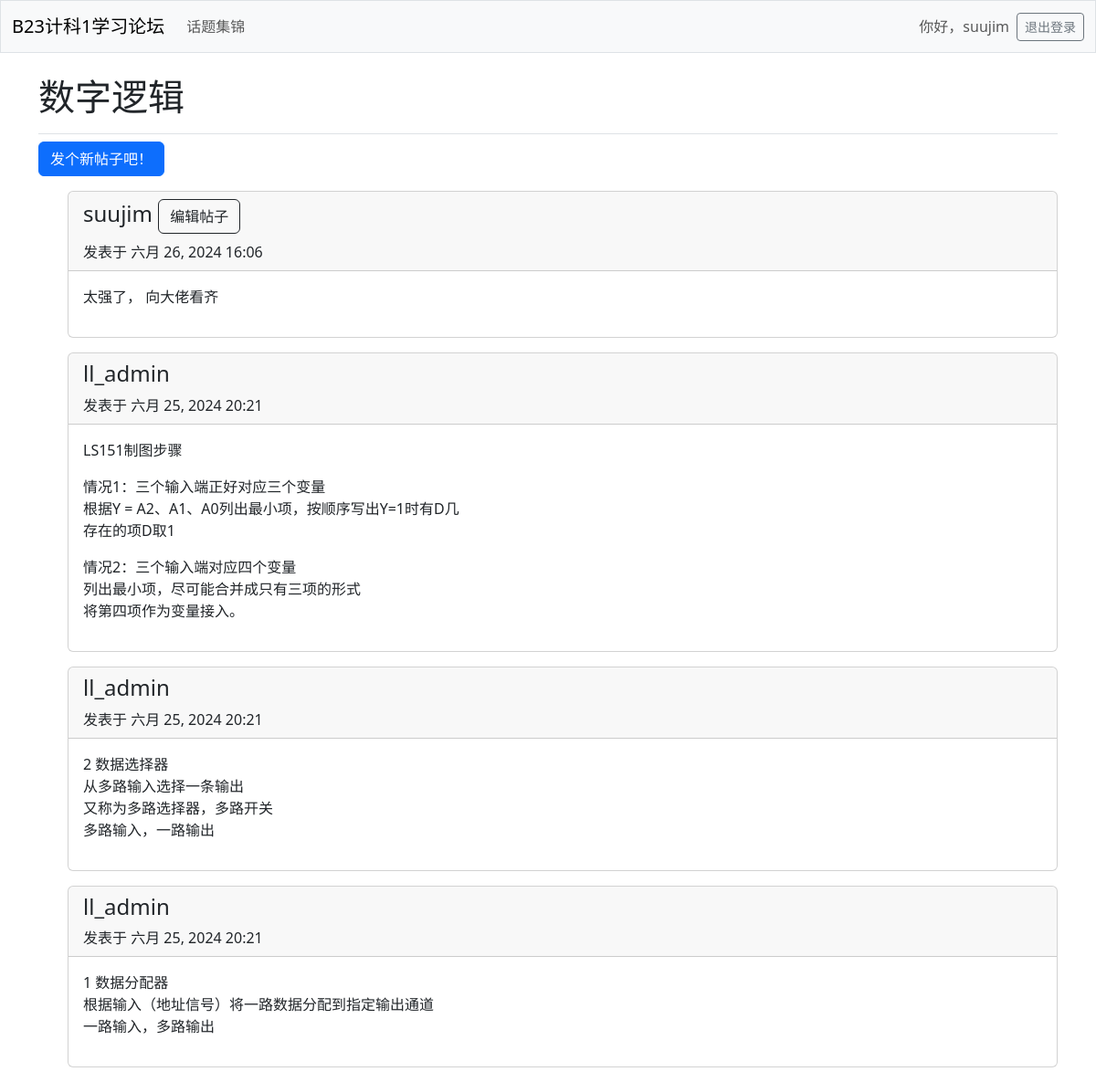
Before: /topic/5/ (signed in) with the older database file.
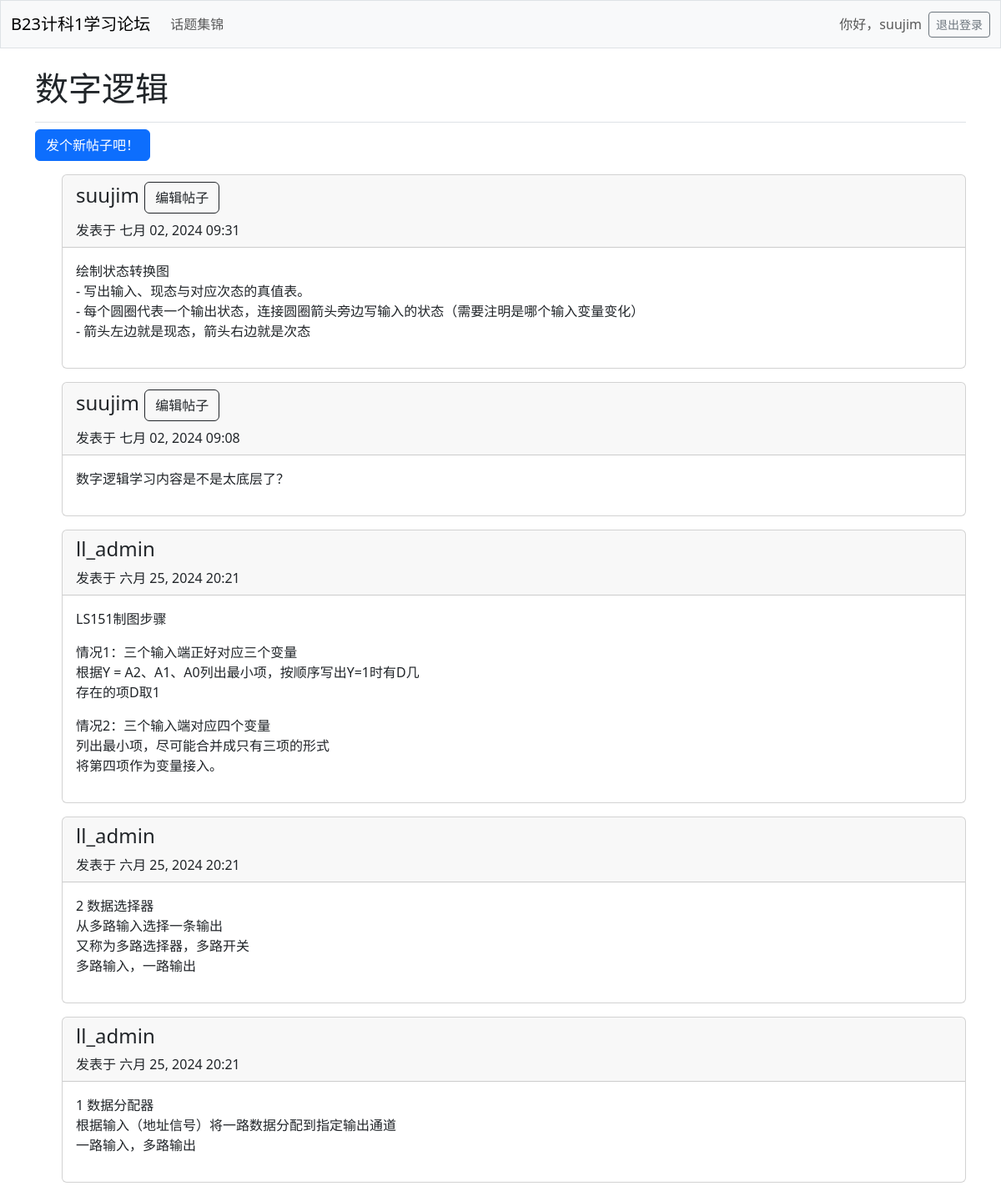
After: the same page with the newer database file.
### learning_logs/models.py (models this page shows, shortened)
class Entry(models.Model):
    topic = models.ForeignKey(Topic, on_delete=models.CASCADE)
    text = models.TextField()
    date_added = models.DateTimeField(auto_now_add=True)
    owner = models.ForeignKey(User, on_delete=models.CASCADE)
    class Meta: # 用于管理额外信息
        verbose_name_plural = 'entries' # 表示多个条目，默认会是Entry，不符合英语语法

### learning_logs/views.py (the view)
# urls.py: path('topic/<int:topic_id>/', views.topic, name='topic'),
@login_required
def topic(request, topic_id):
    topic = Topic.objects.get(id=topic_id) # 获取指定id的topic
    entries = topic.entry_set.order_by('-date_added') # 先展示新entry
    context = {'topic': topic, 'entries': entries}
    return render(request, 'learning_logs/topic.html', context)

### learning_logs/templates/learning_logs/topic.html
{% extends 'learning_logs/base.html' %}
{% block page_header %}
  <h1>{{ topic.text }}</h1>
{% endblock page_header %}
{% block content %}
  <p>
    <a class="btn btn-primary" href="{% url 'learning_logs:new_entry' topic.id %}">
      发个新帖子吧！
    </a>
  </p>
  <ul>
    {% for entry in entries %}
      <div class="card mb-3">
        <div class="card-header">
          <h4>
            {{ entry.owner }}
            {% if user == entry.owner %}
            <small>
              <a class="btn btn-outline-dark" href="{% url 'learning_logs:edit_entry' entry.id %}">
                编辑帖子
              </a>
            </small>
          {% endif %}
          </h4>
          发表于 {{ entry.date_added|date:'M d, Y H:i' }}
        </div>
        <div class="card-body">
          {{ entry.text|linebreaks }}
        </div>
      </div>
    {% empty %}
      <p>还没有人聊这个话题喔</p>
    {% endfor %}
{% endblock content %}

Changed rows visible on the page:
removed Entry: owner "suujim", shows "编辑帖子", date_added "六月 26, 2024 16:06", text "太强了， 向大佬看齐"
added Entry: owner "suujim", shows "编辑帖子", date_added "七月 02, 2024 09:31", text "绘制状态转换图 - 写出输入、现态与对应次态的真值表。 - 每个圆圈代表一个输出状态，连接圆圈箭头旁边写输入的状态（需要注明是哪个输入变量变化） - 箭头左边就是现态，箭头右边就是次态"
added Entry: owner "suujim", shows "编辑帖子", date_added "七月 02, 2024 09:08", text "数字逻辑学习内容是不是太底层了？"
